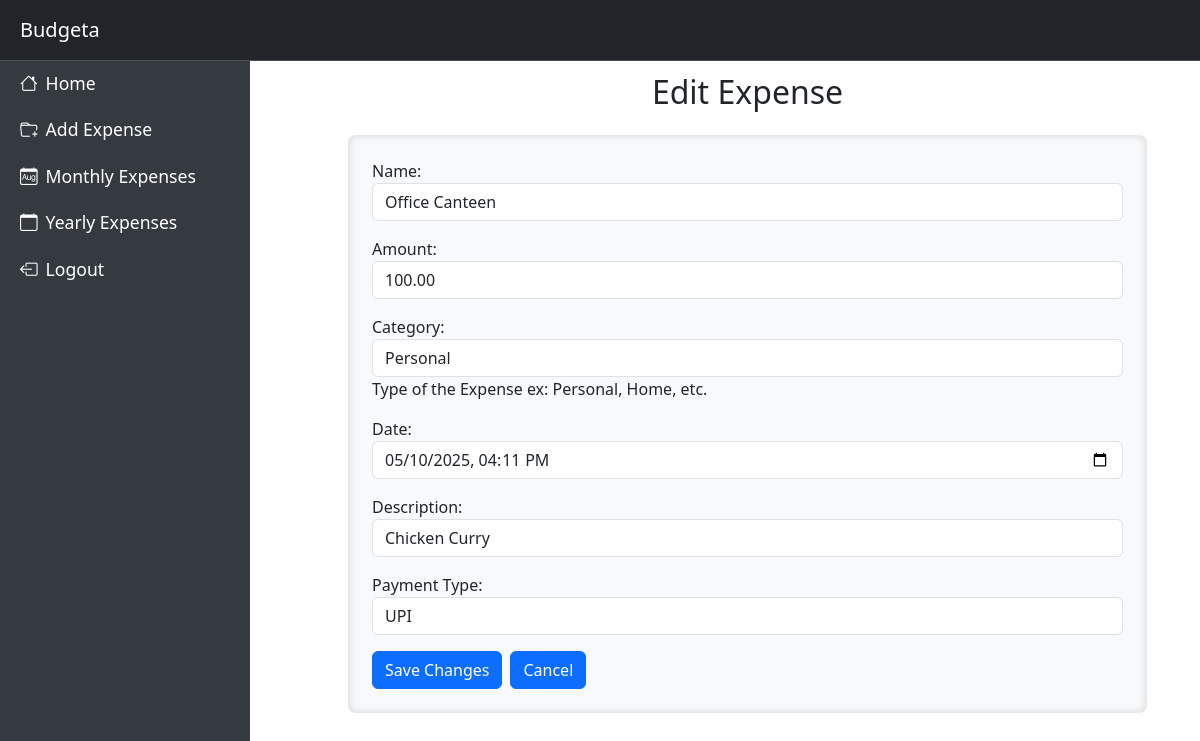
Screenshot of /budget/edit/2/ (signed in) with the database file from the repository.
### budget/models.py (models this page shows, shortened)
class Expense(models.Model):
    user_id = models.ForeignKey(Users, on_delete=models.CASCADE, null=True, blank=True)
    name = models.CharField(max_length=50)
    amount = models.DecimalField(max_digits=10, decimal_places=2)
    category_choices = (
            ('Personal', 'Personal'),
            ('Home', 'Home'),
            ('Other', 'Other')
        )
    category = models.CharField(max_length=30, help_text=_("Type of the Expense ex: Personal, Home, etc."), choices=category_choices)
    date = models.DateTimeField()
    description = models.TextField(blank=True, null=True)
    paid_choices = {
        "UPI":"UPI",
        "Cash": "Cash",
        "Credit Card": "Credit Card",
        "Online Payments": "Online Payments",
        "Others": "Others"
    }
    paid = models.CharField(max_length=30, verbose_name=_('Payment Type'), choices=paid_choices)
    class Meta:
        ordering = ['-date']

### budget/views.py (the view)
# urls.py: path('edit/<int:expense_id>/', views.edit_expense, name="edit"),
@login_required(login_url="/users/login/")
def edit_expense(request, expense_id):
    expense = get_object_or_404(Expense, id=expense_id, user_id=request.user.id)
    if request.method == "POST":
        form = AddExpenseForm(request.POST, instance=expense)
        if form.is_valid():
            form.save()
            return redirect('index')  # Redirect to expense list page
    else:
        form = AddExpenseForm(instance=expense)
    return render(request, 'home/edit-expense.html', {'form': form})

### templates/home/edit-expense.html (shortened to what this page needs)
{% extends "home/base.html" %}
{% block sidebar %}
    {% include "home/sidebar.html" %}
{% endblock %}
{% block header %}
    {% include "home/header.html" %}
{% endblock %}
{% block content %}
<div class="container px-5">
    <h2  class="m-2 text-center">Edit Expense</h2>
    <form method="post" class="p-4 my-4 bg-body-tertiary rounded-3" style="box-shadow: inset 0 0 8px rgb(153 153 153 / 40%);">
        {{ form.as_p }}
        <div class="d-flex gap-2">
            <button class="btn btn-primary" type="submit">Save Changes</button>
            <button class="btn btn-primary"> <a href="{% url 'index' %}" style="color:white; text-decoration: none;">Cancel</a></button>
        </div>
    </form>
</div>
{% endblock %}

### rows the page displays
Expense: name "Office Canteen", amount "100.00", category "Personal", date "05/10/2025 16:11", description "Chicken Curry", paid "UPI"
